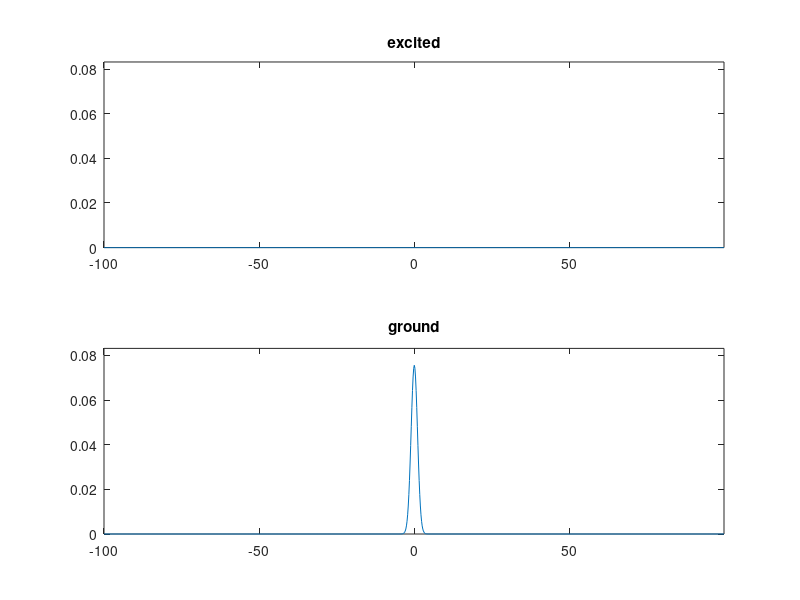

Reproduce this figure in MATLAB. (Note: this script raises an error after producing the figure.)
clear all
close all
clc

%% Discritize the wavefunction

LL = 100;
NN = 2^10;
xx = linspace(-LL, LL-2*LL/NN, NN); %Angstrom
dt = 1/100; %femtoseconds
totalTime = 10; %femtoseconds

dx = LL/NN;
tNN = floor(totalTime/dt);

%% Constants

kappa = 1; %eV/Angstrom
lambda = 0; %eV/Angstrom
mm = 10*0.0096; %amu
hbar = 0.6582;
lighteV = 10; %eV
nu = 10; %eV/Angstrom

omegaLight = lighteV/hbar;

%% Hamiltonians

%W11 = kappa/2*xx.*xx;
W11 = kappa*xx.^2/2;
W12 = lambda*xx;
W22 = kappa*xx.^2+10;

%% Initial wavefunctions

Dwave1 = exp(-sqrt(kappa*mm)/2/hbar*(xx.^2));
%+2*sqrt(sqrt(kappa*mm)/hbar)*xx.*exp(-sqrt(kappa*mm)/2/hbar*(xx.^2));
%Dwave1 = sin(xx);
Dwave1 = Dwave1/sqrt(sum(sum(Dwave1.*Dwave1)));
Dwave2 = zeros(size(Dwave1));
%Dwave2 = exp(-sqrt(kappa*mm)/2/hbar*(xx.^2));
%Dwave2 = Dwave2/sqrt(sum(sum(Dwave2.*Dwave2)));
%Dwave1 = zeros(size(Dwave2));

D0 = Dwave1;

zlimit = (max(Dwave1.*conj(Dwave1))+ max(Dwave2.*conj(Dwave2)))*1.1;

ll = 25;
wavemovie(floor(tNN/ll)) = struct('cdata',[],'colormap',[]);

%% Propagate

nn = 100;
tic

conservation = zeros(1,tNN);

for ii = 1:tNN

    if mod(ii,ll) == 1
                
        f = figure();
        subplot(2,1,1)
        plot(xx, Dwave2.*conj(Dwave2))
        axis([-LL LL-2*LL/NN 0 zlimit])
        title('excited')
        subplot(2,1,2)
        plot(xx, Dwave1.*conj(Dwave1))
        axis([-LL LL-2*LL/NN 0 zlimit])
        title('ground')
        wavemovie((ii-1)/ll+1) = getframe(f);
        close all
        
        seconds = (tNN-ii)/ll*toc;
        tic
        hours = floor(seconds/60/60);
        minutes = floor((seconds - hours*60*60)/60);
        seconds = seconds - hours*60*60 - minutes*60;
        disp([num2str(hours) ' hours ' num2str(minutes) ' minutes ' num2str(seconds) ' seconds left'])
                
    end
    
    [phi1, phi2, Emin, deltaEgrid] = OldGetPhi(W11, W22, W12+nu*sin(omegaLight*dt*(ii-1)), Dwave1, Dwave2, dx, NN, mm, nn);
    
    A = GetA(deltaEgrid*dt/2/hbar, nn);
    
    Sum1 = zeros(1,size(phi1,2));
    Sum2 = Sum1;
    
    for jj = 1:nn
        Sum1 = A(jj)*phi1(jj,:)+Sum1;
        Sum2 = A(jj)*phi2(jj,:)+Sum2;
    end
        
    Dwave1 = exp(-1i*(Emin+deltaEgrid/2)*dt/hbar)*Sum1;
    Dwave2 = exp(-1i*(Emin+deltaEgrid/2)*dt/hbar)*Sum2;
    
    conservation(ii) = sum(conj(Dwave1).*Dwave1+conj(Dwave2).*Dwave2);

end
